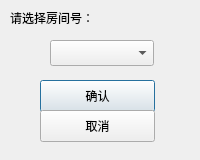
<?xml version="1.0" encoding="UTF-8"?>
<ui version="4.0">
 <class>Login</class>
 <widget class="QDialog" name="Login">
  <property name="geometry">
   <rect>
    <x>0</x>
    <y>0</y>
    <width>200</width>
    <height>160</height>
   </rect>
  </property>
  <property name="windowTitle">
   <string>Dialog</string>
  </property>
  <widget class="QLabel" name="label">
   <property name="geometry">
    <rect>
     <x>10</x>
     <y>10</y>
     <width>101</width>
     <height>16</height>
    </rect>
   </property>
   <property name="text">
    <string>请选择房间号：</string>
   </property>
  </widget>
  <widget class="QComboBox" name="roomnumber">
   <property name="geometry">
    <rect>
     <x>50</x>
     <y>40</y>
     <width>104</width>
     <height>26</height>
    </rect>
   </property>
  </widget>
  <widget class="QPushButton" name="confirm">
   <property name="geometry">
    <rect>
     <x>40</x>
     <y>80</y>
     <width>115</width>
     <height>32</height>
    </rect>
   </property>
   <property name="text">
    <string>确认</string>
   </property>
  </widget>
  <widget class="QPushButton" name="cancel">
   <property name="geometry">
    <rect>
     <x>40</x>
     <y>110</y>
     <width>115</width>
     <height>32</height>
    </rect>
   </property>
   <property name="text">
    <string>取消</string>
   </property>
  </widget>
 </widget>
 <resources/>
 <connections/>
</ui>
